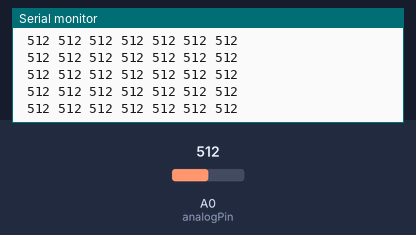
A sketch run on a simulated Arduino Uno, built with avr-gcc and run on an emulated ATmega328P. Shown: the last lines printed to the serial monitor. Inputs (shaded band) come from the test bench; at power-on: A0 (analogPin) = 512.

Above: at 1.2 s.
1.3 s: A0 (analogPin) set to 109
At 2.2 s:
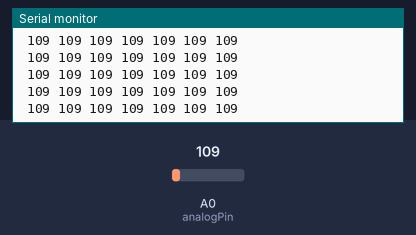
4.3 s: A0 (analogPin) set to 93
At 5.4 s:
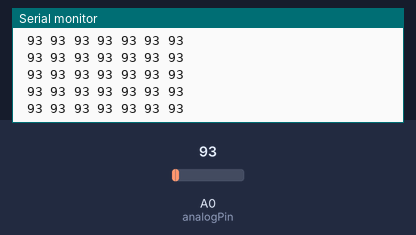
Timing chart, 0 to 7.3 s (numbered marks = the images above; inputs shaded):
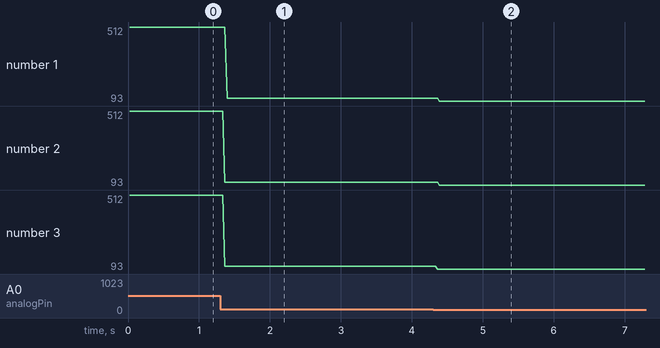

Measured:
- after the input at 1.3 s, the serial monitor: prints a new line after 0.07 s (image 1)
- after the input at 4.3 s, the serial monitor: prints a new line after 0.06 s (image 2)
- plotted number 1: 512 → 109 after the input at 1.3 s, 109 → 93 after the input at 4.3 s
- plotted number 2: 512 → 109 after the input at 1.3 s, 109 → 93 after the input at 4.3 s
- plotted number 3: 512 → 109 after the input at 1.3 s, 109 → 93 after the input at 4.3 s

The sketch:

jskobatutorial.ino
```cpp
int analogPin = 0; // read from multiplexer using analog input 0
int strobePin = 2; // strobe is attached to digital pin 2
int resetPin = 3; // reset is attached to digital pin 3
int spectrumValue[7]; // to hold a2d values

void setup()
{
 Serial.begin(9600);
 pinMode(analogPin, INPUT);
 pinMode(strobePin, OUTPUT);
 pinMode(resetPin, OUTPUT);
 analogReference(DEFAULT);

 digitalWrite(resetPin, LOW);
 digitalWrite(strobePin, HIGH);

 Serial.println("MSGEQ7 test by J Skoba");
}

void loop()
{
 digitalWrite(resetPin, HIGH);
 digitalWrite(resetPin, LOW);

 for (int i = 0; i < 7; i++)
 {
 digitalWrite(strobePin, LOW);
 delayMicroseconds(30); // to allow the output to settle
 spectrumValue[i] = analogRead(analogPin);

 // comment out/remove the serial stuff to go faster
 // - its just here for show
 if (spectrumValue[i] < 10)
 {
 Serial.print(" ");
 Serial.print(spectrumValue[i]);
 }
 else if (spectrumValue[i] < 100 )
 {
 Serial.print(" ");
 Serial.print(spectrumValue[i]);
 }
 else
 {
 Serial.print(" ");
 Serial.print(spectrumValue[i]);
 }

 digitalWrite(strobePin, HIGH);
 }
 Serial.println();
}
```
